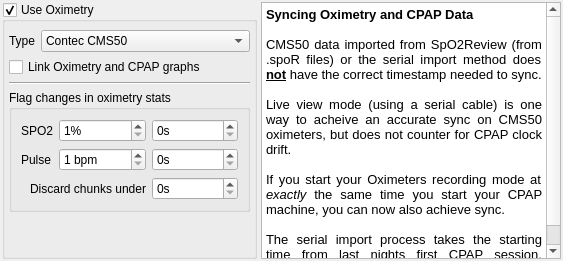
     <widget class="QWidget" name="oximetryTab">
      <attribute name="title">
       <string>&amp;Oximetry</string>
      </attribute>
      <layout class="QHBoxLayout" name="horizontalLayout_12">
       <property name="spacing">
        <number>4</number>
       </property>
       <property name="margin">
        <number>2</number>
       </property>
       <item>
        <widget class="QGroupBox" name="oximetryGroupBox">
         <property name="title">
          <string>Use Oximetry</string>
         </property>
         <property name="checkable">
          <bool>true</bool>
         </property>
         <layout class="QGridLayout" name="gridLayout_2">
          <property name="leftMargin">
           <number>4</number>
          </property>
          <property name="topMargin">
           <number>8</number>
          </property>
          <property name="rightMargin">
           <number>4</number>
          </property>
          <property name="bottomMargin">
           <number>4</number>
          </property>
          <property name="spacing">
           <number>5</number>
          </property>
          <item row="0" column="0">
           <widget class="QLabel" name="label_20">
            <property name="sizePolicy">
             <sizepolicy hsizetype="Fixed" vsizetype="Preferred">
              <horstretch>0</horstretch>
              <verstretch>0</verstretch>
             </sizepolicy>
            </property>
            <property name="text">
             <string>Type</string>
            </property>
           </widget>
          </item>
          <item row="0" column="1">
           <widget class="QComboBox" name="oximetryType">
            <property name="sizePolicy">
             <sizepolicy hsizetype="Minimum" vsizetype="Fixed">
              <horstretch>0</horstretch>
              <verstretch>0</verstretch>
             </sizepolicy>
            </property>
            <item>
             <property name="text">
              <string>Contec CMS50</string>
             </property>
            </item>
            <item>
             <property name="text">
              <string>Overpriced ResMed S9 Oximeter</string>
             </property>
            </item>
           </widget>
          </item>
          <item row="1" column="0" colspan="2">
           <widget class="QCheckBox" name="oximetrySync">
            <property name="sizePolicy">
             <sizepolicy hsizetype="Fixed" vsizetype="Fixed">
              <horstretch>0</horstretch>
              <verstretch>0</verstretch>
             </sizepolicy>
            </property>
            <property name="toolTip">
             <string>Tries to forces the oximetry data to link with CPAP when possible.</string>
            </property>
            <property name="text">
             <string>Link Oximetry and CPAP graphs</string>
            </property>
           </widget>
          </item>
          <item row="4" column="0" colspan="2">
           <spacer name="verticalSpacer_6">
            <property name="orientation">
             <enum>Qt::Vertical</enum>
            </property>
            <property name="sizeHint" stdset="0">
             <size>
              <width>20</width>
              <height>40</height>
             </size>
            </property>
           </spacer>
          </item>
          <item row="3" column="0" colspan="2">
           <widget class="QGroupBox" name="groupBox_4">
            <property name="title">
             <string>Flag changes in oximetry stats</string>
            </property>
            <layout class="QGridLayout" name="gridLayout_4">
             <item row="0" column="0">
              <widget class="QLabel" name="label_24">
               <property name="sizePolicy">
                <sizepolicy hsizetype="Fixed" vsizetype="Preferred">
                 <horstretch>0</horstretch>
                 <verstretch>0</verstretch>
                </sizepolicy>
               </property>
               <property name="text">
                <string>SPO2</string>
               </property>
              </widget>
             </item>
             <item row="0" column="1">
              <widget class="QDoubleSpinBox" name="spo2Drop">
               <property name="toolTip">
                <string>Percentage drop in oxygen saturation</string>
               </property>
               <property name="suffix">
                <string>%</string>
               </property>
               <property name="decimals">
                <number>0</number>
               </property>
               <property name="minimum">
                <double>1.000000000000000</double>
               </property>
              </widget>
             </item>
             <item row="2" column="0">
              <widget class="QLabel" name="label_25">
               <property name="sizePolicy">
                <sizepolicy hsizetype="Fixed" vsizetype="Preferred">
                 <horstretch>0</horstretch>
                 <verstretch>0</verstretch>
                </sizepolicy>
               </property>
               <property name="text">
                <string>Pulse</string>
               </property>
              </widget>
             </item>
             <item row="2" column="1">
              <widget class="QDoubleSpinBox" name="pulseChange">
               <property name="toolTip">
                <string>Sudden change in Pulse Rate of at least this amount</string>
               </property>
               <property name="suffix">
                <string> bpm</string>
               </property>
               <property name="decimals">
                <number>0</number>
               </property>
               <property name="minimum">
                <double>1.000000000000000</double>
               </property>
              </widget>
             </item>
             <item row="0" column="2">
              <widget class="QDoubleSpinBox" name="spo2DropTime">
               <property name="toolTip">
                <string>Minimum duration of drop in oxygen saturation</string>
               </property>
               <property name="suffix">
                <string>s</string>
               </property>
               <property name="decimals">
                <number>0</number>
               </property>
              </widget>
             </item>
             <item row="2" column="2">
              <widget class="QDoubleSpinBox" name="pulseChangeTime">
               <property name="toolTip">
                <string>Minimum duration of pulse change event.</string>
               </property>
               <property name="suffix">
                <string>s</string>
               </property>
               <property name="decimals">
                <number>0</number>
               </property>
              </widget>
             </item>
             <item row="3" column="0" colspan="2">
              <widget class="QLabel" name="label_33">
               <property name="text">
                <string>Discard chunks under</string>
               </property>
               <property name="alignment">
                <set>Qt::AlignRight|Qt::AlignTrailing|Qt::AlignVCenter</set>
               </property>
              </widget>
             </item>
             <item row="3" column="2">
              <widget class="QSpinBox" name="oxiDiscardThreshold">
               <property name="toolTip">
                <string>Small chunks of oximetry data under this amount will be discarded.</string>
               </property>
               <property name="suffix">
                <string>s</string>
               </property>
               <property name="maximum">
                <number>300</number>
               </property>
              </widget>
             </item>
            </layout>
           </widget>
          </item>
          <item row="2" column="0" colspan="2">
           <widget class="Line" name="line_4">
            <property name="orientation">
             <enum>Qt::Horizontal</enum>
            </property>
           </widget>
          </item>
         </layout>
        </widget>
       </item>
       <item>
        <widget class="QTextBrowser" name="textBrowser">
         <property name="minimumSize">
          <size>
           <width>300</width>
           <height>0</height>
          </size>
         </property>
         <property name="html">
          <string>&lt;!DOCTYPE HTML PUBLIC &quot;-//W3C//DTD HTML 4.0//EN&quot; &quot;http://www.w3.org/TR/REC-html40/strict.dtd&quot;&gt;
&lt;html&gt;&lt;head&gt;&lt;meta name=&quot;qrichtext&quot; content=&quot;1&quot; /&gt;&lt;style type=&quot;text/css&quot;&gt;
p, li { white-space: pre-wrap; }
&lt;/style&gt;&lt;/head&gt;&lt;body style=&quot; font-family:'Sans'; font-size:10pt; font-weight:400; font-style:normal;&quot;&gt;
&lt;p style=&quot; margin-top:0px; margin-bottom:0px; margin-left:0px; margin-right:0px; -qt-block-indent:0; text-indent:0px;&quot;&gt;&lt;span style=&quot; font-weight:600;&quot;&gt;Syncing Oximetry and CPAP Data&lt;/span&gt;&lt;/p&gt;
&lt;p align=&quot;justify&quot; style=&quot;-qt-paragraph-type:empty; margin-top:0px; margin-bottom:0px; margin-left:0px; margin-right:0px; -qt-block-indent:0; text-indent:0px;&quot;&gt;&lt;/p&gt;
&lt;p align=&quot;justify&quot; style=&quot; margin-top:0px; margin-bottom:0px; margin-left:0px; margin-right:0px; -qt-block-indent:0; text-indent:0px;&quot;&gt;CMS50 data imported from SpO2Review (from .spoR files) or the serial import method does &lt;span style=&quot; font-weight:600; text-decoration: underline;&quot;&gt;not&lt;/span&gt; have the correct timestamp needed to sync.&lt;/p&gt;
&lt;p align=&quot;justify&quot; style=&quot;-qt-paragraph-type:empty; margin-top:0px; margin-bottom:0px; margin-left:0px; margin-right:0px; -qt-block-indent:0; text-indent:0px;&quot;&gt;&lt;/p&gt;
&lt;p align=&quot;justify&quot; style=&quot; margin-top:0px; margin-bottom:0px; margin-left:0px; margin-right:0px; -qt-block-indent:0; text-indent:0px;&quot;&gt;Live view mode (using a serial cable) is one way to acheive an accurate sync on CMS50 oximeters, but does not counter for CPAP clock drift.&lt;/p&gt;
&lt;p align=&quot;justify&quot; style=&quot;-qt-paragraph-type:empty; margin-top:0px; margin-bottom:0px; margin-left:0px; margin-right:0px; -qt-block-indent:0; text-indent:0px;&quot;&gt;&lt;/p&gt;
&lt;p align=&quot;justify&quot; style=&quot; margin-top:0px; margin-bottom:0px; margin-left:0px; margin-right:0px; -qt-block-indent:0; text-indent:0px;&quot;&gt;If you start your Oximeters recording mode at &lt;span style=&quot; font-style:italic;&quot;&gt;exactly &lt;/span&gt;the same time you start your CPAP machine, you can now also achieve sync. &lt;/p&gt;
&lt;p align=&quot;justify&quot; style=&quot;-qt-paragraph-type:empty; margin-top:0px; margin-bottom:0px; margin-left:0px; margin-right:0px; -qt-block-indent:0; text-indent:0px;&quot;&gt;&lt;/p&gt;
&lt;p align=&quot;justify&quot; style=&quot; margin-top:0px; margin-bottom:0px; margin-left:0px; margin-right:0px; -qt-block-indent:0; text-indent:0px;&quot;&gt;The serial import process takes the starting time from last nights first CPAP session. (Remember to import your CPAP data first!)&lt;/p&gt;&lt;/body&gt;&lt;/html&gt;</string>
         </property>
        </widget>
       </item>
      </layout>
     </widget>
